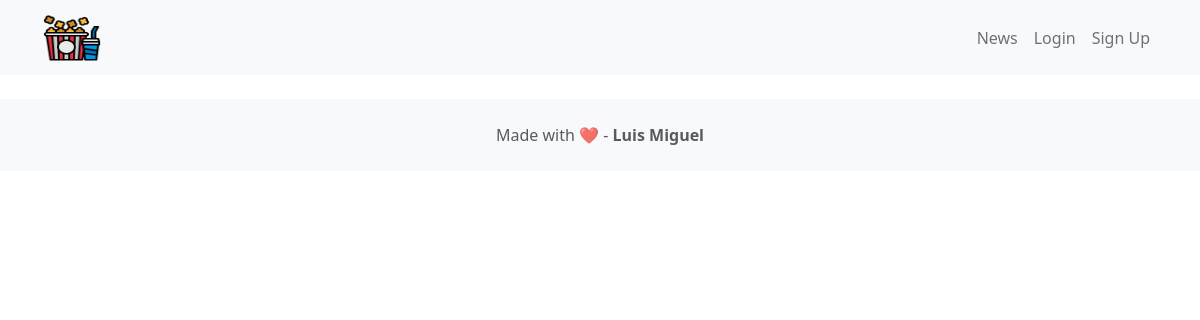
The page /news/ on the database as committed earlier.
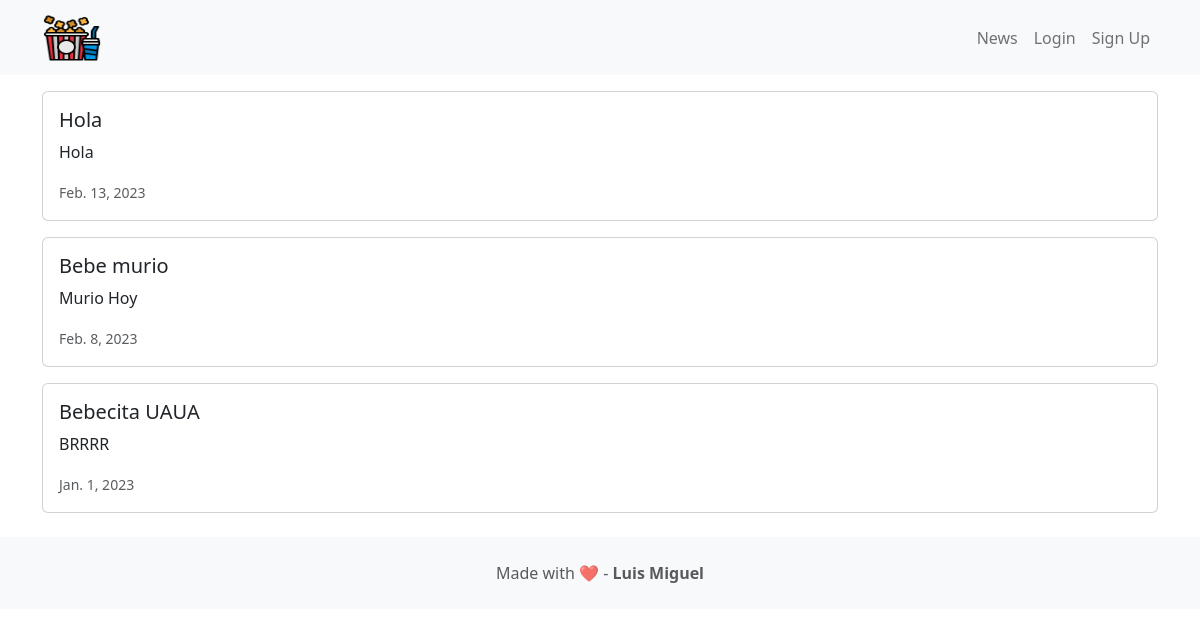
The same page on the database as committed later.
### news/models.py (models this page shows, shortened)
class News(models.Model):
    headline = models.CharField(max_length=200)
    body = models.TextField()
    date = models.DateField()

### news/views.py (the view)
# urls.py: path('news/',newsViews.news,name='news'),
def news(request):
    newss=News.objects.all().order_by('-date')
    return render(request, 'news.html',{'newss':newss})

### news/templates/news.html (shortened to what this page needs)
<!DOCTYPE html>
<html>
<head>
    <link href="https://cdn.jsdelivr.net/npm/bootstrap@5.1.1/dist/css/bootstrap.min.css"rel="stylesheet">
</head>
<body>
    {% extends 'base.html' %}
    {% block content %}
    {% for news in newss %}
    <div class="card mb-3">
        <div class="row g-0">
            <div>
                <div class="card-body">
                    <h5 class="card-title">{{ news.headline}}</h5>
                    <p class="card-text">{{ news.body }}</p>
                    <p class="card-text"><small
                        class="text-muted">
                        {{ news.date }}
                    </small></p>
                </div>
            </div>
        </div>
    </div>
    {% endfor %}
    {% endblock content %}

Rows that differ between the two databases and show on the page:
added News: headline "Hola", body "Hola", date "Feb. 13, 2023"
added News: headline "Bebe murio", body "Murio Hoy", date "Feb. 8, 2023"
added News: headline "Bebecita UAUA", body "BRRRR", date "Jan. 1, 2023"
